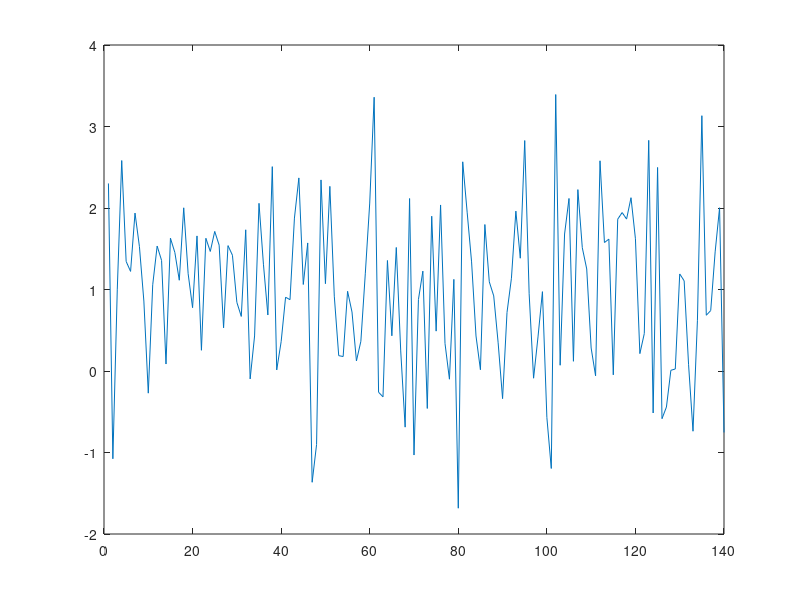

MATLAB code to generate this figure:

clear all; close all; clc;

% this plot shows nothing special

% Some documentation here.. bla bla
r = normrnd(1,3,[1 100]);
plot(r)

% Another plot seems good here
r = normrnd(1,1,[1 140]);
plot(r)

% added a comment

% added another comment

% Marcello's comment from his branch
